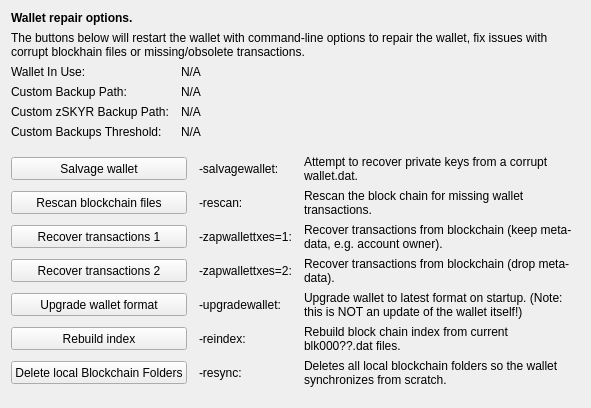
     <widget class="QWidget" name="tab_repair">
      <attribute name="title">
       <string>&amp;Wallet Repair</string>
      </attribute>
      <layout class="QGridLayout" name="gridLayout_4" columnstretch="0,0,0,0">
       <property name="horizontalSpacing">
        <number>12</number>
       </property>
       <item row="0" column="0" colspan="4">
        <widget class="QLabel" name="label_repair_header">
         <property name="font">
          <font>
           <weight>75</weight>
           <bold>true</bold>
          </font>
         </property>
         <property name="text">
          <string>Wallet repair options.</string>
         </property>
        </widget>
       </item>
       <item row="1" column="0" colspan="4">
        <widget class="QLabel" name="label_repair_helptext">
         <property name="font">
          <font>
           <weight>50</weight>
           <bold>false</bold>
          </font>
         </property>
         <property name="text">
          <string>The buttons below will restart the wallet with command-line options to repair the wallet, fix issues with corrupt blockhain files or missing/obsolete transactions.</string>
         </property>
         <property name="wordWrap">
          <bool>true</bool>
         </property>
        </widget>
       </item>
       <item row="2" column="0">
        <widget class="QLabel" name="wallet_path_label">
         <property name="text">
          <string>Wallet In Use:</string>
         </property>
        </widget>
       </item>
       <item row="2" column="1" colspan="3">
        <widget class="QLabel" name="wallet_path">
         <property name="cursor">
          <cursorShape>IBeamCursor</cursorShape>
         </property>
         <property name="text">
          <string>N/A</string>
         </property>
         <property name="textFormat">
          <enum>Qt::PlainText</enum>
         </property>
         <property name="textInteractionFlags">
          <set>Qt::LinksAccessibleByMouse|Qt::TextSelectableByKeyboard|Qt::TextSelectableByMouse</set>
         </property>
        </widget>
       </item>
       <item row="3" column="0">
        <widget class="QLabel" name="wallet_custombackuppath_label">
         <property name="visible">
          <bool>false</bool>
         </property>
         <property name="text">
          <string>Custom Backup Path:</string>
         </property>
        </widget>
       </item>
       <item row="3" column="1" colspan="3">
        <widget class="QLabel" name="wallet_custombackuppath">
         <property name="cursor">
          <cursorShape>IBeamCursor</cursorShape>
         </property>
         <property name="visible">
          <bool>false</bool>
         </property>
         <property name="text">
          <string>N/A</string>
         </property>
         <property name="textFormat">
          <enum>Qt::PlainText</enum>
         </property>
         <property name="textInteractionFlags">
          <set>Qt::LinksAccessibleByMouse|Qt::TextSelectableByKeyboard|Qt::TextSelectableByMouse</set>
         </property>
        </widget>
       </item>
       <item row="4" column="0">
        <widget class="QLabel" name="wallet_customzpivbackuppath_label">
         <property name="visible">
          <bool>false</bool>
         </property>
         <property name="text">
          <string>Custom zSKYR Backup Path:</string>
         </property>
        </widget>
       </item>
       <item row="4" column="1" colspan="3">
        <widget class="QLabel" name="wallet_customzpivbackuppath">
         <property name="cursor">
          <cursorShape>IBeamCursor</cursorShape>
         </property>
         <property name="visible">
          <bool>false</bool>
         </property>
         <property name="text">
          <string>N/A</string>
         </property>
         <property name="textFormat">
          <enum>Qt::PlainText</enum>
         </property>
         <property name="textInteractionFlags">
          <set>Qt::LinksAccessibleByMouse|Qt::TextSelectableByKeyboard|Qt::TextSelectableByMouse</set>
         </property>
        </widget>
       </item>
       <item row="5" column="0">
        <widget class="QLabel" name="wallet_custombackupthreshold_label">
         <property name="visible">
          <bool>false</bool>
         </property>
         <property name="text">
          <string>Custom Backups Threshold:</string>
         </property>
        </widget>
       </item>
       <item row="5" column="1" colspan="3">
        <widget class="QLabel" name="wallet_custombackupthreshold">
         <property name="cursor">
          <cursorShape>IBeamCursor</cursorShape>
         </property>
         <property name="visible">
          <bool>false</bool>
         </property>
         <property name="text">
          <string>N/A</string>
         </property>
         <property name="textFormat">
          <enum>Qt::PlainText</enum>
         </property>
         <property name="textInteractionFlags">
          <set>Qt::LinksAccessibleByMouse|Qt::TextSelectableByKeyboard|Qt::TextSelectableByMouse</set>
         </property>
        </widget>
       </item>
       <item row="6" column="0">
        <spacer name="verticalSpacer_repair1">
         <property name="orientation">
          <enum>Qt::Vertical</enum>
         </property>
         <property name="sizeHint" stdset="0">
          <size>
           <width>10</width>
           <height>10</height>
          </size>
         </property>
        </spacer>
       </item>
       <item row="7" column="0" colspan="2">
        <widget class="QPushButton" name="btn_salvagewallet">
         <property name="minimumSize">
          <size>
           <width>100</width>
           <height>23</height>
          </size>
         </property>
         <property name="text">
          <string>Salvage wallet</string>
         </property>
        </widget>
       </item>
       <item row="7" column="2">
        <widget class="QLabel" name="label_repair_salvage_command">
         <property name="text">
          <string notr="true">-salvagewallet:</string>
         </property>
        </widget>
       </item>
       <item row="7" column="3">
        <widget class="QLabel" name="label_repair_salvage">
         <property name="text">
          <string>Attempt to recover private keys from a corrupt wallet.dat.</string>
         </property>
         <property name="wordWrap">
          <bool>true</bool>
         </property>
        </widget>
       </item>
       <item row="8" column="0" colspan="2">
        <widget class="QPushButton" name="btn_rescan">
         <property name="minimumSize">
          <size>
           <width>100</width>
           <height>23</height>
          </size>
         </property>
         <property name="text">
          <string>Rescan blockchain files</string>
         </property>
        </widget>
       </item>
       <item row="8" column="2">
        <widget class="QLabel" name="label_repair_rescan_command">
         <property name="text">
          <string notr="true">-rescan:</string>
         </property>
        </widget>
       </item>
       <item row="8" column="3">
        <widget class="QLabel" name="label_repair_rescan">
         <property name="text">
          <string>Rescan the block chain for missing wallet transactions.</string>
         </property>
         <property name="wordWrap">
          <bool>true</bool>
         </property>
        </widget>
       </item>
       <item row="9" column="0" colspan="2">
        <widget class="QPushButton" name="btn_zapwallettxes1">
         <property name="minimumSize">
          <size>
           <width>100</width>
           <height>23</height>
          </size>
         </property>
         <property name="text">
          <string>Recover transactions 1</string>
         </property>
        </widget>
       </item>
       <item row="9" column="2">
        <widget class="QLabel" name="label_repair_zap1_command">
         <property name="text">
          <string notr="true">-zapwallettxes=1:</string>
         </property>
        </widget>
       </item>
       <item row="9" column="3">
        <widget class="QLabel" name="label_repair_zap1">
         <property name="text">
          <string>Recover transactions from blockchain (keep meta-data, e.g. account owner).</string>
         </property>
         <property name="wordWrap">
          <bool>true</bool>
         </property>
        </widget>
       </item>
       <item row="10" column="0" colspan="2">
        <widget class="QPushButton" name="btn_zapwallettxes2">
         <property name="minimumSize">
          <size>
           <width>100</width>
           <height>23</height>
          </size>
         </property>
         <property name="text">
          <string>Recover transactions 2</string>
         </property>
        </widget>
       </item>
       <item row="10" column="2">
        <widget class="QLabel" name="label_repair_zap2_command">
         <property name="text">
          <string notr="true">-zapwallettxes=2:</string>
         </property>
        </widget>
       </item>
       <item row="10" column="3">
        <widget class="QLabel" name="label_repair_zap2">
         <property name="text">
          <string>Recover transactions from blockchain (drop meta-data).</string>
         </property>
         <property name="wordWrap">
          <bool>true</bool>
         </property>
        </widget>
       </item>
       <item row="11" column="0" colspan="2">
        <widget class="QPushButton" name="btn_upgradewallet">
         <property name="minimumSize">
          <size>
           <width>100</width>
           <height>23</height>
          </size>
         </property>
         <property name="text">
          <string>Upgrade wallet format</string>
         </property>
        </widget>
       </item>
       <item row="11" column="2">
        <widget class="QLabel" name="label_repair_upgrade_command">
         <property name="text">
          <string notr="true">-upgradewallet:</string>
         </property>
        </widget>
       </item>
       <item row="11" column="3">
        <widget class="QLabel" name="label_repair_upgrade">
         <property name="text">
          <string>Upgrade wallet to latest format on startup. (Note: this is NOT an update of the wallet itself!)</string>
         </property>
         <property name="wordWrap">
          <bool>true</bool>
         </property>
        </widget>
       </item>
       <item row="12" column="0" colspan="2">
        <widget class="QPushButton" name="btn_reindex">
         <property name="minimumSize">
          <size>
           <width>100</width>
           <height>23</height>
          </size>
         </property>
         <property name="text">
          <string>Rebuild index</string>
         </property>
        </widget>
       </item>
       <item row="12" column="2">
        <widget class="QLabel" name="label_repair_reindex_command">
         <property name="text">
          <string notr="true">-reindex:</string>
         </property>
        </widget>
       </item>
       <item row="12" column="3">
        <widget class="QLabel" name="label_repair_reindex">
         <property name="text">
          <string>Rebuild block chain index from current blk000??.dat files.</string>
         </property>
         <property name="wordWrap">
          <bool>true</bool>
         </property>
        </widget>
       </item>
       <item row="13" column="0" colspan="2">
        <widget class="QPushButton" name="btn_resync">
         <property name="minimumSize">
          <size>
           <width>100</width>
           <height>23</height>
          </size>
         </property>
         <property name="text">
          <string>Delete local Blockchain Folders</string>
         </property>
        </widget>
       </item>
       <item row="13" column="2">
        <widget class="QLabel" name="label_repair_resync_command">
         <property name="text">
          <string>-resync:</string>
         </property>
        </widget>
       </item>
       <item row="13" column="3">
        <widget class="QLabel" name="label_repair_resync">
         <property name="text">
          <string>Deletes all local blockchain folders so the wallet synchronizes from scratch.</string>
         </property>
         <property name="wordWrap">
          <bool>true</bool>
         </property>
        </widget>
       </item>
       <item row="14" column="0">
        <spacer name="verticalSpacer_repair2">
         <property name="orientation">
          <enum>Qt::Vertical</enum>
         </property>
         <property name="sizeHint" stdset="0">
          <size>
           <width>20</width>
           <height>10</height>
          </size>
         </property>
        </spacer>
       </item>
      </layout>
     </widget>
